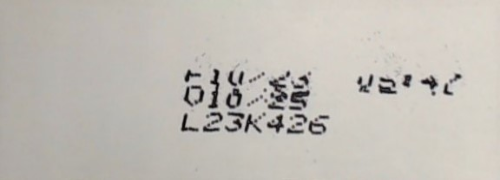
#> input picture v2/util/25.png, 500 x 180 px
$ python -i find_lines.py   (imports and definitions only)
#> lines starting #> are read from the running program, lines starting #| are printed output that depends on the picture; after the words box and inside, x2 and y2 are one past the last pixel; in counts of white or black regions, pixels touching at a corner belong together
### v2/util/tratamentos_img.py
import cv2
import numpy as np
import matplotlib.pyplot as plt
import time

def show_img(img):
  # plt.imshow(img, cmap='gray')
  # plt.show()
  pass

# [44 lines left out: functions flatten_img, segmenta2regioes, segmenta2regioes2, desfoqueGaussiano, erosao, dilate, not called in this run]

### v2/util/find_lines.py
import cv2
import numpy as np
from util.tratamentos_img import show_img

# [5 lines left out: function finds_aux, not called in this run]

def find_countours(img):
  kernel = np.ones((3,1), np.uint8)
  img = cv2.dilate(img, kernel)
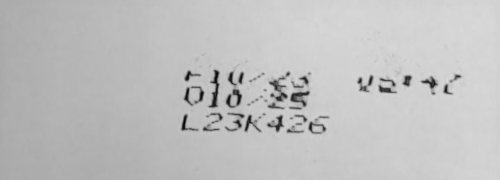
#> img: shape (180, 500); min 8, max 217, mean 191.6
  #show_img(img)
  bw = cv2.threshold(img, 100, 255, cv2.THRESH_BINARY_INV + cv2.THRESH_OTSU)[1]
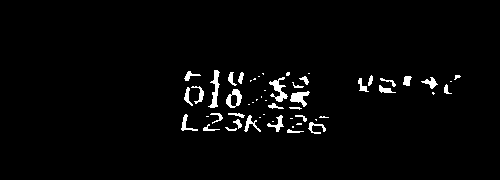
#> bw: shape (180, 500); 2.6% white; 55 white regions (23 under 20 px), largest, box (x1, y1, x2, y2) and area: (269, 77, 288, 102) 198, (208, 70, 220, 108) 191, (290, 91, 310, 107) 164

  kernel_size = (25, 1)
  kernel = cv2.getStructuringElement(cv2.MORPH_RECT, kernel_size)
  bw_closed = cv2.morphologyEx(bw, cv2.MORPH_CLOSE, kernel)
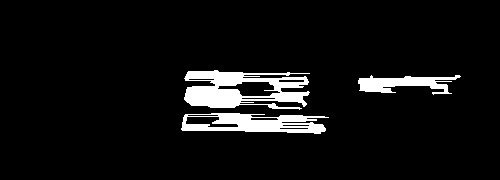
#> bw_closed: shape (180, 500); 6.6% white; 3 white regions
  show_img(bw_closed)

  contours, _ = cv2.findContours(bw_closed, cv2.RETR_EXTERNAL, cv2.CHAIN_APPROX_SIMPLE)
#> contours = 3 contours; box (x1, y1, x2, y2) and area: (184, 70, 310, 110) 3204, (181, 113, 329, 134) 2108, (358, 75, 461, 95) 901
  filtered_contours = [cnt for cnt in contours if (cv2.boundingRect(cnt)[2] / cv2.boundingRect(cnt)[3])>=3.0]
#> filtered_contours has the same summary as contours
  min_width = 50


  sorted_contours = [contour for contour in filtered_contours if cv2.boundingRect(contour)[2] >= min_width]
#> sorted_contours has the same summary as contours
  sorted_contours = sorted(sorted_contours, key=lambda contour: cv2.boundingRect(contour)[1])
  #show_img(draw_countours(img, sorted_contours))


  return sorted_contours

# [73 lines left out: functions find_text, draw_countours, texts_return, draw_lines, erosionforLines, not called in this run]

>>> import cv2
>>> picture = cv2.imread('25.png', cv2.IMREAD_GRAYSCALE)
>>> result = find_countours(picture)
#> result has the same summary as contours in find_countours

$ run again, on v2/util/37.png
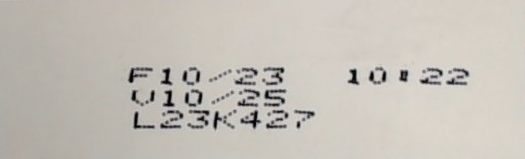
#> input picture v2/util/37.png, 525 x 159 px
#> in find_countours, `bw = cv2.threshold(img, 100, 255, cv2.THRESH_BINARY_INV + cv2.THRESH_O..`:
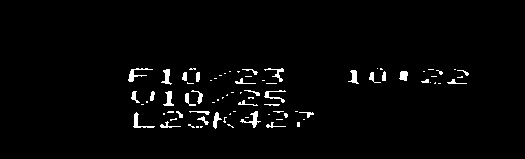
#> bw: shape (159, 525); 2.3% white; 81 white regions (49 under 20 px), largest, box (x1, y1, x2, y2) and area: (240, 111, 261, 128) 105, (128, 68, 153, 82) 104, (133, 112, 155, 128) 92
#> in find_countours, `bw_closed = cv2.morphologyEx(bw, cv2.MORPH_CLOSE, kernel)`:
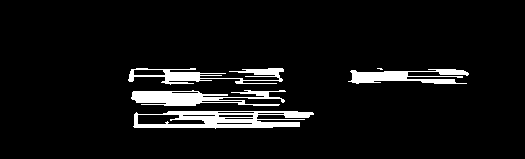
#> bw_closed: shape (159, 525); 6.6% white; 5 white regions (1 under 20 px)
#> contours = 5 contours, 1 with area under 20; largest, box (x1, y1, x2, y2) and area: (133, 111, 314, 129) 2290, (131, 90, 286, 106) 1188, (128, 68, 284, 85) 835, (348, 69, 469, 84) 798
#> filtered_contours has the same summary as contours
#> sorted_contours = 4 contours; box (x1, y1, x2, y2) and area: (133, 111, 314, 129) 2290, (131, 90, 286, 106) 1188, (128, 68, 284, 85) 835, (348, 69, 469, 84) 798
#> result has the same summary as sorted_contours in find_countours

$ run again, on v2/util/39.png
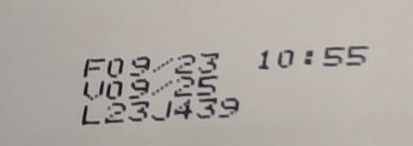
#> input picture v2/util/39.png, 413 x 146 px
#> in find_countours, `bw = cv2.threshold(img, 100, 255, cv2.THRESH_BINARY_INV + cv2.THRESH_O..`:
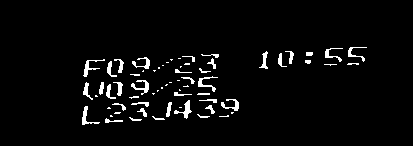
#> bw: shape (146, 413); 3.6% white; 66 white regions (28 under 20 px), largest, box (x1, y1, x2, y2) and area: (174, 100, 192, 119) 110, (131, 80, 149, 95) 104, (83, 59, 105, 77) 100
#> in find_countours, `bw_closed = cv2.morphologyEx(bw, cv2.MORPH_CLOSE, kernel)`:
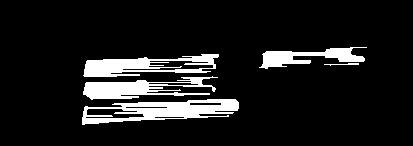
#> bw_closed: shape (146, 413); 10.7% white; 5 white regions
#> contours = 5 contours, 1 with area under 20; largest, box (x1, y1, x2, y2) and area: (82, 99, 239, 125) 2386, (83, 54, 219, 77) 1830, (83, 76, 218, 100) 1322, (259, 47, 367, 69) 914
#> filtered_contours has the same summary as contours
#> sorted_contours = 4 contours; box (x1, y1, x2, y2) and area: (82, 99, 239, 125) 2386, (83, 54, 219, 77) 1830, (83, 76, 218, 100) 1322, (259, 47, 367, 69) 914
#> result has the same summary as sorted_contours in find_countours
